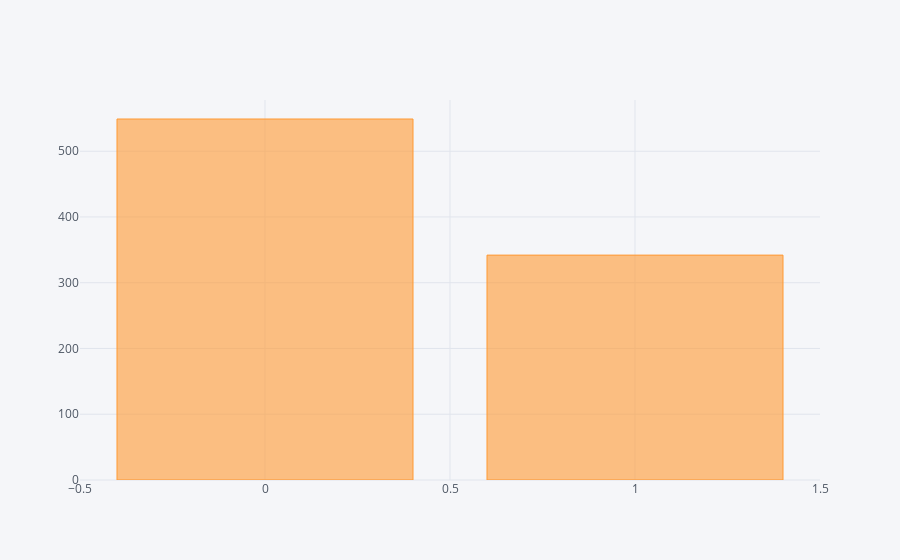

The code cell stored with this chart in its notebook:
### Code cell
#It is showing the total number of people survived or died
titanic.groupby("survived").count()["alive"].iplot(kind="bar")

### Figure 1 — Plotly figure (JSON) as saved in the notebook; plotly's stock layout.template omitted (floating-point values rounded to 4 significant figures)
{"data": [{"marker": {"color": "rgba(255, 153, 51, 0.6)", "line": {"color": "rgba(255, 153, 51, 1.0)", "width": 1}}, "name": "alive", "orientation": "v", "text": "", "type": "bar", "uid": "0ad3f8ec-0fad-4755-a0d4-f6c8588eddfc", "x": [0, 1], "y": [549, 342]}], "layout": {"legend": {"bgcolor": "#F5F6F9", "font": {"color": "#4D5663"}}, "paper_bgcolor": "#F5F6F9", "plot_bgcolor": "#F5F6F9", "title": {"font": {"color": "#4D5663"}}, "xaxis": {"gridcolor": "#E1E5ED", "showgrid": true, "tickfont": {"color": "#4D5663"}, "title": {"font": {"color": "#4D5663"}, "text": ""}, "zerolinecolor": "#E1E5ED"}, "yaxis": {"gridcolor": "#E1E5ED", "showgrid": true, "tickfont": {"color": "#4D5663"}, "title": {"font": {"color": "#4D5663"}, "text": ""}, "zerolinecolor": "#E1E5ED"}}}
